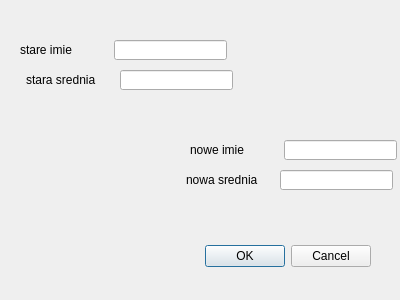
<?xml version="1.0" encoding="UTF-8"?>
<ui version="4.0">
 <class>edytuj2_imieSrednia_Dialog</class>
 <widget class="QDialog" name="edytuj2_imieSrednia_Dialog">
  <property name="geometry">
   <rect>
    <x>0</x>
    <y>0</y>
    <width>400</width>
    <height>300</height>
   </rect>
  </property>
  <property name="windowTitle">
   <string>Dialog</string>
  </property>
  <widget class="QDialogButtonBox" name="buttonBox">
   <property name="geometry">
    <rect>
     <x>30</x>
     <y>240</y>
     <width>341</width>
     <height>32</height>
    </rect>
   </property>
   <property name="orientation">
    <enum>Qt::Horizontal</enum>
   </property>
   <property name="standardButtons">
    <set>QDialogButtonBox::Cancel|QDialogButtonBox::Ok</set>
   </property>
  </widget>
  <widget class="QLabel" name="label_2">
   <property name="geometry">
    <rect>
     <x>20</x>
     <y>40</y>
     <width>91</width>
     <height>20</height>
    </rect>
   </property>
   <property name="text">
    <string>stare imie</string>
   </property>
  </widget>
  <widget class="QLineEdit" name="txtbox_imie">
   <property name="geometry">
    <rect>
     <x>114</x>
     <y>40</y>
     <width>113</width>
     <height>20</height>
    </rect>
   </property>
  </widget>
  <widget class="QLabel" name="label_3">
   <property name="geometry">
    <rect>
     <x>26</x>
     <y>70</y>
     <width>91</width>
     <height>20</height>
    </rect>
   </property>
   <property name="text">
    <string>stara srednia</string>
   </property>
  </widget>
  <widget class="QLineEdit" name="txtbox_srednia">
   <property name="geometry">
    <rect>
     <x>120</x>
     <y>70</y>
     <width>113</width>
     <height>20</height>
    </rect>
   </property>
  </widget>
  <widget class="QLabel" name="label_4">
   <property name="geometry">
    <rect>
     <x>190</x>
     <y>140</y>
     <width>91</width>
     <height>20</height>
    </rect>
   </property>
   <property name="text">
    <string>nowe imie</string>
   </property>
  </widget>
  <widget class="QLineEdit" name="txtbox_noweimie">
   <property name="geometry">
    <rect>
     <x>284</x>
     <y>140</y>
     <width>113</width>
     <height>20</height>
    </rect>
   </property>
  </widget>
  <widget class="QLabel" name="label_5">
   <property name="geometry">
    <rect>
     <x>186</x>
     <y>170</y>
     <width>91</width>
     <height>20</height>
    </rect>
   </property>
   <property name="text">
    <string>nowa srednia</string>
   </property>
  </widget>
  <widget class="QLineEdit" name="txtbox_nowasrednia">
   <property name="geometry">
    <rect>
     <x>280</x>
     <y>170</y>
     <width>113</width>
     <height>20</height>
    </rect>
   </property>
  </widget>
 </widget>
 <resources/>
 <connections>
  <connection>
   <sender>buttonBox</sender>
   <signal>accepted()</signal>
   <receiver>edytuj2_imieSrednia_Dialog</receiver>
   <slot>accept()</slot>
   <hints>
    <hint type="sourcelabel">
     <x>248</x>
     <y>254</y>
    </hint>
    <hint type="destinationlabel">
     <x>157</x>
     <y>274</y>
    </hint>
   </hints>
  </connection>
  <connection>
   <sender>buttonBox</sender>
   <signal>rejected()</signal>
   <receiver>edytuj2_imieSrednia_Dialog</receiver>
   <slot>reject()</slot>
   <hints>
    <hint type="sourcelabel">
     <x>316</x>
     <y>260</y>
    </hint>
    <hint type="destinationlabel">
     <x>286</x>
     <y>274</y>
    </hint>
   </hints>
  </connection>
 </connections>
</ui>
